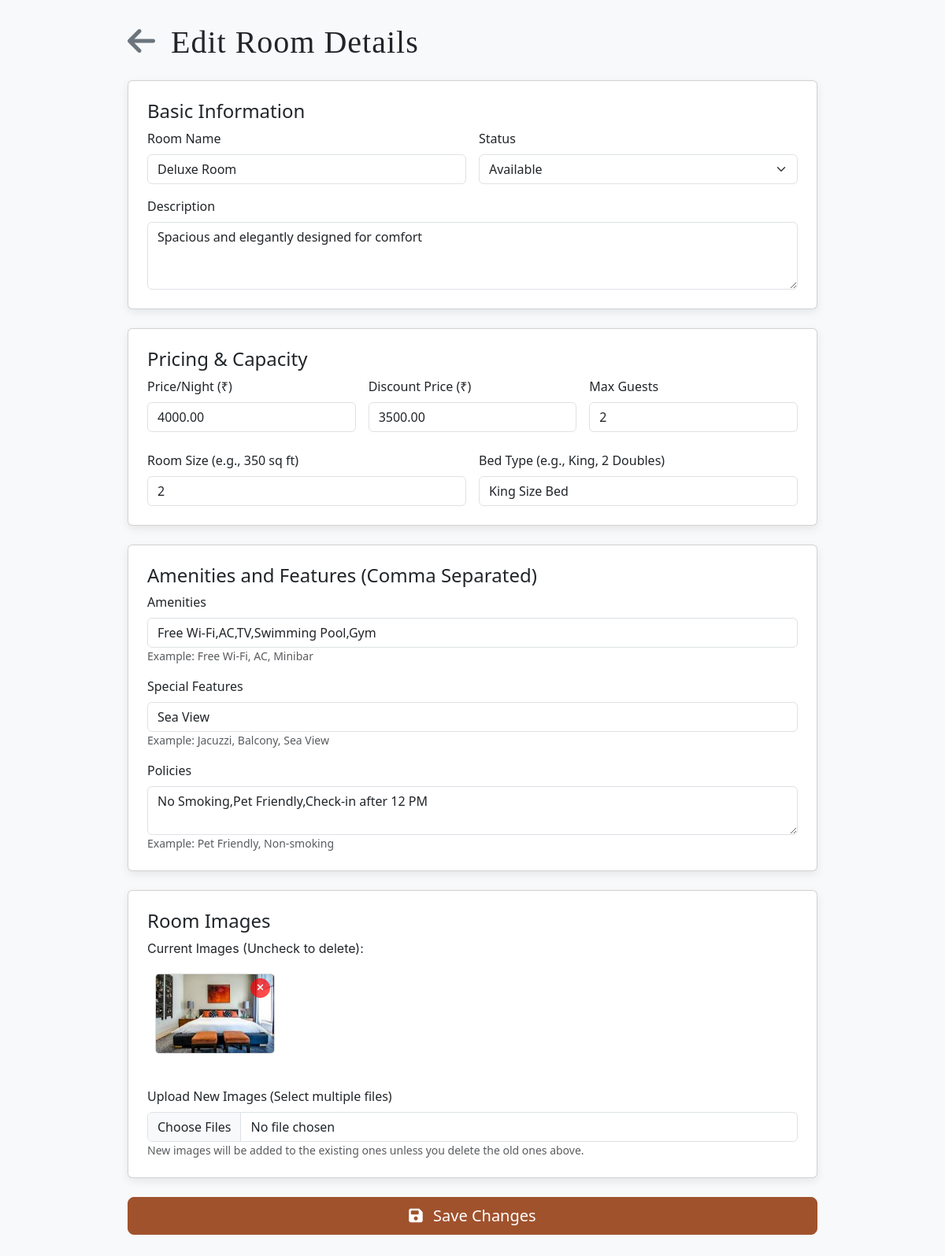
The page /edit.php?id=1 on the database its author committed.
### tables this page shows
CREATE TABLE `rooms` (
  `id` int(11) NOT NULL,
  `name` varchar(255) NOT NULL,
  `description` text DEFAULT NULL,
  `price` decimal(10,2) DEFAULT NULL,
  `discount_price` decimal(10,2) DEFAULT NULL,
  `size` varchar(50) DEFAULT NULL,
  `bed_type` varchar(100) DEFAULT NULL,
  `guests` varchar(50) DEFAULT NULL,
  `rating` decimal(2,1) DEFAULT NULL,
  `reviews` int(11) DEFAULT NULL,
  `image` varchar(255) DEFAULT NULL,
  `amenities` text DEFAULT NULL,
  `features` text DEFAULT NULL,
  `policies` text DEFAULT NULL,
  `created_at` timestamp NOT NULL DEFAULT current_timestamp(),
  `status` enum('Available','Occupied') DEFAULT 'Available'
);

### edit.php (the view, shortened to what this page needs)
<?php
include 'db.php';
$room_id = null;
$room = null;
if (isset($_GET['id']) && is_numeric($_GET['id'])) {
    $room_id = mysqli_real_escape_string($conn, $_GET['id']);
    $sql_fetch = "SELECT * FROM rooms WHERE id = '$room_id'";
    $result_fetch = mysqli_query($conn, $sql_fetch);
    if ($result_fetch && mysqli_num_rows($result_fetch) > 0) {
        $room = mysqli_fetch_assoc($result_fetch);
        $current_images = $room['image'] ? explode(',', $room['image']) : [];
    } else {
        $message = "Error: Room ID '$room_id' not found.";
        $message_type = 'danger';
        $room_id = null;
    }
} else {
    $message = "Error: Invalid room ID provided.";
    $message_type = 'danger';
}
?>
<!DOCTYPE html>
<html lang="en">
<head>
    <link href="https://cdn.jsdelivr.net/npm/bootstrap@5.3.3/dist/css/bootstrap.min.css" rel="stylesheet">
    <link rel="stylesheet" href="https://cdnjs.cloudflare.com/ajax/libs/font-awesome/6.4.0/css/all.min.css">
</head>
<body>
    <div class="container">
        <h1 class="mb-4">
            <a href="admin_dashboard.php" class="text-secondary me-2"><i class="fas fa-arrow-left"></i></a>
            Edit Room Details
        </h1>
        <?php if ($room): ?>
        <form method="POST" action="edit.php?id=<?php echo $room_id; ?>" enctype="multipart/form-data">
            <div class="card p-4 mb-4">
                <h4 class="card-title">Basic Information</h4>
                <div class="row g-3">
                    <div class="col-md-6">
                        <label for="name" class="form-label">Room Name</label>
                        <input type="text" class="form-control" id="name" name="name" value="<?php echo htmlspecialchars($room['name']); ?>" required>
                    </div>
                    <div class="col-md-6">
                        <label for="status" class="form-label">Status</label>
                        <select id="status" name="status" class="form-select" required>
                            <option value="Available" <?php echo ($room['status'] == 'Available') ? 'selected' : ''; ?>>Available</option>
                        </select>
                    </div>
                    <div class="col-12">
                        <label for="description" class="form-label">Description</label>
                        <textarea class="form-control" id="description" name="description" rows="3"><?php echo htmlspecialchars($room['description']); ?></textarea>
                    </div>
                </div>
            </div>
            <div class="card p-4 mb-4">
                <h4 class="card-title">Pricing & Capacity</h4>
                <div class="row g-3">
                    <div class="col-md-4">
                        <label for="price" class="form-label">Price/Night (₹)</label>
                        <input type="number" step="0.01" class="form-control" id="price" name="price" value="<?php echo htmlspecialchars($room['price']); ?>" required>
                    </div>
                    <div class="col-md-4">
                        <label for="discount_price" class="form-label">Discount Price (₹)</label>
                        <input type="number" step="0.01" class="form-control" id="discount_price" name="discount_price" value="<?php echo htmlspecialchars($room['discount_price']); ?>">
                    </div>
                    <div class="col-md-4">
                        <label for="guests" class="form-label">Max Guests</label>
                        <input type="number" class="form-control" id="guests" name="guests" value="<?php echo htmlspecialchars($room['guests']); ?>" required>
                    </div>
                </div>
                <div class="row g-3 mt-2">
                    <div class="col-md-6">
                        <label for="size" class="form-label">Room Size (e.g., 350 sq ft)</label>
                        <input type="text" class="form-control" id="size" name="size" value="<?php echo htmlspecialchars($room['size']); ?>">
                    </div>
                    <div class="col-md-6">
                        <label for="bed_type" class="form-label">Bed Type (e.g., King, 2 Doubles)</label>
                        <input type="text" class="form-control" id="bed_type" name="bed_type" value="<?php echo htmlspecialchars($room['bed_type']); ?>">
                    </div>
                </div>
            </div>
            <div class="card p-4 mb-4">
                <h4 class="card-title">Amenities and Features (Comma Separated)</h4>
                <div class="row g-3">
                    <div class="col-12">
                        <label for="amenities" class="form-label">Amenities</label>
                        <input type="text" class="form-control" id="amenities" name="amenities" value="<?php echo htmlspecialchars($room['amenities']); ?>">
                        <small class="text-muted">Example: Free Wi-Fi, AC, Minibar</small>
                    </div>
                    <div class="col-12">
                        <label for="features" class="form-label">Special Features</label>
                        <input type="text" class="form-control" id="features" name="features" value="<?php echo htmlspecialchars($room['features']); ?>">
                        <small class="text-muted">Example: Jacuzzi, Balcony, Sea View</small>
                    </div>
                    <div class="col-12">
                        <label for="policies" class="form-label">Policies</label>
                        <textarea class="form-control" id="policies" name="policies" rows="2"><?php echo htmlspecialchars($room['policies']); ?></textarea>
                        <small class="text-muted">Example: Pet Friendly, Non-smoking</small>
                    </div>
                </div>
            </div>
            <div class="card p-4 mb-4">
                <h4 class="card-title">Room Images</h4>
                <p class="mb-2">Current Images (Uncheck to delete):</p>
                <div id="current-images-list" class="d-flex flex-wrap mb-3">
                    <?php
                    if (!empty($current_images)):
                        foreach ($current_images as $image_path):
                            if (!empty($image_path)):
                    ?>
                    <div class="image-preview-container">
                        <img src="<?php echo htmlspecialchars($image_path); ?>" alt="Room Image">
                        <button type="button" class="image-delete-btn"
                                onclick="document.getElementById('img-<?php echo basename($image_path); ?>').checked = false; this.closest('.image-preview-container').style.opacity = '0.4';">
                            <i class="fas fa-times"></i>
                        </button>
                    </div>
                    <?php
                            endif;
                        endforeach;
                    else:
                        echo '<p class="text-muted">No images currently uploaded.</p>';
                    endif;
                    ?>
                </div>
                <label for="new_images" class="form-label mt-3">Upload New Images (Select multiple files)</label>
                <input type="file" class="form-control" id="new_images" name="new_images[]" multiple accept="image/*">
                <small class="text-muted">New images will be added to the existing ones unless you delete the old ones above.</small>
            </div>
            <button type="submit" class="btn btn-primary btn-lg w-100" style="background-color: #a0522d; border-color: #a0522d;">
                <i class="fas fa-save me-2"></i> Save Changes
            </button>
        </form>
        <?php endif; ?>
    </div>
</body>
</html>

### assets/css/style.css (style rules this page uses)
body { margin: 0; font-family: 'Playfair Display', serif; background-color: #fdfbf6; }
h1, h2, h3, .hero-section h1 { font-family: 'Playfair Display', serif; font-weight: 700; letter-spacing: 1px; }
p { font-family: 'Inter', sans-serif; font-weight: 400; line-height: 1.6; }
a, .hero-section p { font-family: 'Inter', sans-serif; line-height: 1.6; text-align: left; }
.btn { padding: 8px 16px; background: #f9f5ef; border: 1px solid #e6d8c2; border-radius: 10px; text-decoration: none; font-weight: 600; color: #444; transition: all 0.3s ease; }
.btn { display: inline-block; padding: 8px 15px; background: #f5e6cc; border-radius: 10px; text-decoration: none; font-weight: bold; color: #444; transition: background 0.3s; }
.btn { padding: 12px 24px; border-radius: 10px; font-weight: 600; text-decoration: none; transition: 0.3s; }

### edit.php (style rules this page uses)
body { background-color: #f8f9fa; }
.container { max-width: 900px; margin-top: 30px; margin-bottom: 50px; }
.card { box-shadow: 0 4px 12px rgba(0, 0, 0, 0.08); }
.image-preview-container { position: relative; display: inline-block; margin: 10px; border: 1px solid #ddd; border-radius: 5px; overflow: hidden; background-color: #fff; }
.image-preview-container img { width: 150px; height: 100px; object-fit: cover; display: block; }
.image-delete-btn { position: absolute; top: 5px; right: 5px; background-color: rgba(255, 0, 0, 0.7); color: white; border: none; border-radius: 50%; width: 25px; height: 25px; font-size: 12px; line-height: 1; cursor: pointer; display: flex; align-items: center; justify-content: center; z-index: 10; }

### rows shown on the page
rooms: name "Deluxe Room", status "Available", description "Spacious and elegantly designed for comfort", price "4000.00", discount_price "3500.00", guests "2", size "2", bed_type "King Size Bed", amenities "Free Wi-Fi,AC,TV,Swimming Pool,Gym", features "Sea View", policies "No Smoking,Pet Friendly,Check-in after 12 PM", image (picture)
